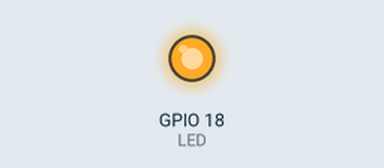
Recording of a program running on a simulated Raspberry Pi (BCM pin numbers). Shown: output pins drawn as LEDs (lit = HIGH). At 2.0 s the program stops and its outputs stay as they are.

Above: at 0.1 s.
At 1.1 s:
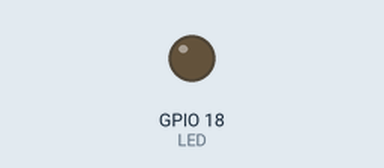
Timing chart, 0 to 2.6 s (numbered marks = the images above):
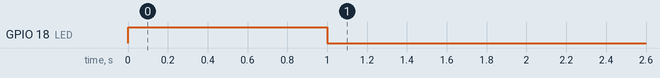

Measured:
- by itself, GPIO 18 (LED): LOW → HIGH at 0.00 s, → LOW 1.0 s later

The program:

GPIO.py
```python
import RPi.GPIO as GPIO
import time
import numpy as np

GPIO.setmode(GPIO.BCM)

LED = 18
GPIO.setup(LED, GPIO.OUT)

GPIO.output(LED, GPIO.HIGH)
time.sleep(1)
GPIO.output(LED, GPIO.LOW)
time.sleep(1)
```
